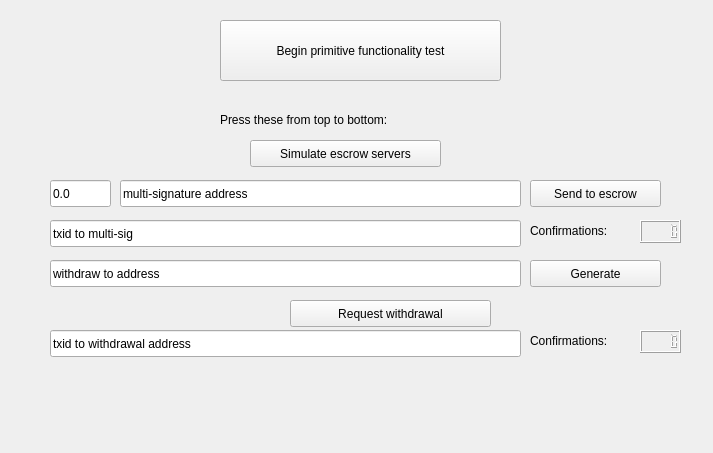
<?xml version="1.0" encoding="UTF-8"?>
<ui version="4.0">
 <class>btcguitest</class>
 <widget class="QWidget" name="btcguitest">
  <property name="geometry">
   <rect>
    <x>0</x>
    <y>0</y>
    <width>713</width>
    <height>453</height>
   </rect>
  </property>
  <property name="windowTitle">
   <string>The best GUI money can buy</string>
  </property>
  <widget class="QPushButton" name="testButton">
   <property name="geometry">
    <rect>
     <x>220</x>
     <y>20</y>
     <width>281</width>
     <height>61</height>
    </rect>
   </property>
   <property name="text">
    <string>Begin primitive functionality test</string>
   </property>
  </widget>
  <widget class="QPushButton" name="simulateEscrSrvrsButton">
   <property name="geometry">
    <rect>
     <x>250</x>
     <y>140</y>
     <width>191</width>
     <height>27</height>
    </rect>
   </property>
   <property name="text">
    <string>Simulate escrow servers</string>
   </property>
  </widget>
  <widget class="QPushButton" name="sendToEscrButton">
   <property name="geometry">
    <rect>
     <x>530</x>
     <y>180</y>
     <width>131</width>
     <height>27</height>
    </rect>
   </property>
   <property name="text">
    <string>Send to escrow</string>
   </property>
  </widget>
  <widget class="QLineEdit" name="txidToEscrEdit">
   <property name="geometry">
    <rect>
     <x>50</x>
     <y>220</y>
     <width>471</width>
     <height>27</height>
    </rect>
   </property>
   <property name="text">
    <string>txid to multi-sig</string>
   </property>
  </widget>
  <widget class="QLineEdit" name="amountToEscrEdit">
   <property name="geometry">
    <rect>
     <x>50</x>
     <y>180</y>
     <width>61</width>
     <height>27</height>
    </rect>
   </property>
   <property name="inputMethodHints">
    <set>Qt::ImhFormattedNumbersOnly|Qt::ImhPreferNumbers</set>
   </property>
   <property name="text">
    <string>0.0</string>
   </property>
  </widget>
  <widget class="QLineEdit" name="addrToEscrEdit">
   <property name="geometry">
    <rect>
     <x>120</x>
     <y>180</y>
     <width>401</width>
     <height>27</height>
    </rect>
   </property>
   <property name="text">
    <string>multi-signature address</string>
   </property>
  </widget>
  <widget class="QLabel" name="label">
   <property name="geometry">
    <rect>
     <x>530</x>
     <y>220</y>
     <width>101</width>
     <height>21</height>
    </rect>
   </property>
   <property name="text">
    <string>Confirmations:</string>
   </property>
  </widget>
  <widget class="QLCDNumber" name="confToEscrNumber">
   <property name="geometry">
    <rect>
     <x>640</x>
     <y>220</y>
     <width>41</width>
     <height>23</height>
    </rect>
   </property>
  </widget>
  <widget class="QPushButton" name="genWithdrAddrButton">
   <property name="geometry">
    <rect>
     <x>530</x>
     <y>260</y>
     <width>131</width>
     <height>27</height>
    </rect>
   </property>
   <property name="text">
    <string>Generate</string>
   </property>
  </widget>
  <widget class="QLineEdit" name="withdrawAddrEdit">
   <property name="geometry">
    <rect>
     <x>50</x>
     <y>260</y>
     <width>471</width>
     <height>27</height>
    </rect>
   </property>
   <property name="text">
    <string>withdraw to address</string>
   </property>
  </widget>
  <widget class="QPushButton" name="reqWithdrButton">
   <property name="geometry">
    <rect>
     <x>290</x>
     <y>300</y>
     <width>201</width>
     <height>27</height>
    </rect>
   </property>
   <property name="text">
    <string>Request withdrawal</string>
   </property>
  </widget>
  <widget class="QLineEdit" name="txidWithdrEdit">
   <property name="geometry">
    <rect>
     <x>50</x>
     <y>330</y>
     <width>471</width>
     <height>27</height>
    </rect>
   </property>
   <property name="text">
    <string>txid to withdrawal address</string>
   </property>
  </widget>
  <widget class="QLCDNumber" name="confToWithdrNumber">
   <property name="geometry">
    <rect>
     <x>640</x>
     <y>330</y>
     <width>41</width>
     <height>23</height>
    </rect>
   </property>
  </widget>
  <widget class="QLabel" name="label_2">
   <property name="geometry">
    <rect>
     <x>530</x>
     <y>330</y>
     <width>101</width>
     <height>21</height>
    </rect>
   </property>
   <property name="text">
    <string>Confirmations:</string>
   </property>
  </widget>
  <widget class="QLabel" name="label_3">
   <property name="geometry">
    <rect>
     <x>220</x>
     <y>110</y>
     <width>231</width>
     <height>20</height>
    </rect>
   </property>
   <property name="text">
    <string>Press these from top to bottom:</string>
   </property>
  </widget>
 </widget>
 <resources/>
 <connections/>
</ui>
